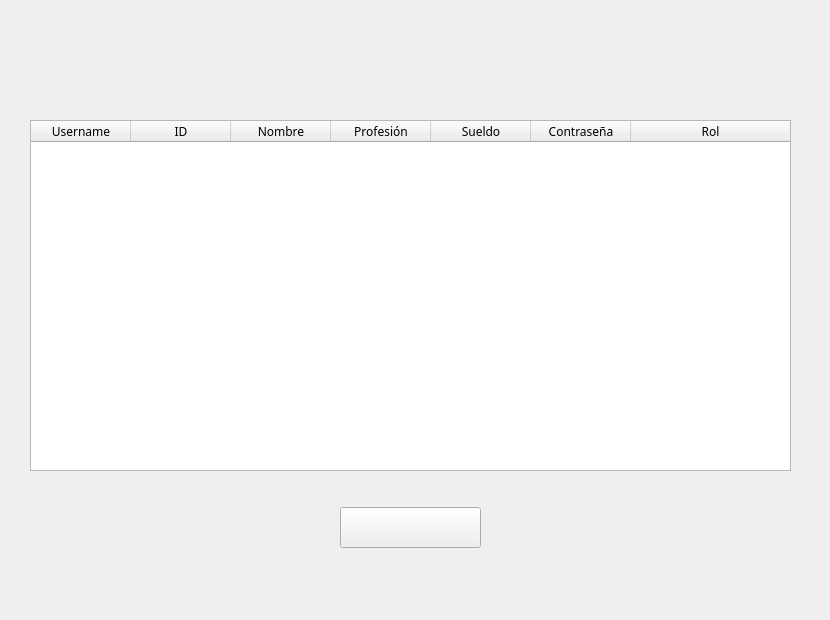
   <widget class="QWidget" name="page_13">
    <widget class="QLabel" name="label_15">
     <property name="geometry">
      <rect>
       <x>0</x>
       <y>0</y>
       <width>821</width>
       <height>611</height>
      </rect>
     </property>
     <property name="text">
      <string/>
     </property>
     <property name="pixmap">
      <pixmap resource="resources.qrc">:/Resources/asignarTeacherList.png</pixmap>
     </property>
    </widget>
    <widget class="QTableWidget" name="tableWidgetTeacher_2">
     <property name="geometry">
      <rect>
       <x>30</x>
       <y>120</y>
       <width>761</width>
       <height>351</height>
      </rect>
     </property>
     <property name="font">
      <font>
       <family>Arial Rounded MT Bold</family>
      </font>
     </property>
     <property name="editTriggers">
      <set>QAbstractItemView::EditTrigger::NoEditTriggers</set>
     </property>
     <property name="selectionMode">
      <enum>QAbstractItemView::SelectionMode::SingleSelection</enum>
     </property>
     <property name="selectionBehavior">
      <enum>QAbstractItemView::SelectionBehavior::SelectRows</enum>
     </property>
     <attribute name="horizontalHeaderStretchLastSection">
      <bool>true</bool>
     </attribute>
     <column>
      <property name="text">
       <string>Username</string>
      </property>
     </column>
     <column>
      <property name="text">
       <string>ID</string>
      </property>
     </column>
     <column>
      <property name="text">
       <string>Nombre</string>
      </property>
     </column>
     <column>
      <property name="text">
       <string>Profesión</string>
      </property>
     </column>
     <column>
      <property name="text">
       <string>Sueldo</string>
      </property>
     </column>
     <column>
      <property name="text">
       <string>Contraseña</string>
      </property>
     </column>
     <column>
      <property name="text">
       <string>Rol</string>
      </property>
     </column>
    </widget>
    <widget class="QPushButton" name="asignarMaestroBtn_2">
     <property name="geometry">
      <rect>
       <x>340</x>
       <y>507</y>
       <width>141</width>
       <height>41</height>
      </rect>
     </property>
     <property name="text">
      <string/>
     </property>
    </widget>
   </widget>
